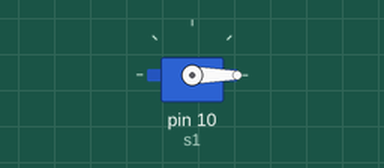
This sketch was run on a simulated Arduino Uno, built with avr-gcc and run on an emulated ATmega328P. Shown: servo.

Above: at 1.05 s.
At 7.0 s:
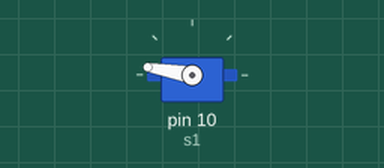
Timing chart, 0 to 8.8 s (numbered marks = the images above):
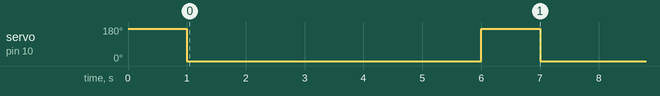

The sketch:

Alimentador_pet.ino
```cpp
#include<Servo.h>

Servo s1;

int tservo = 1000;
int tarduino = 5000; //10800000; // vale 3h;
int aberto = 170;
int fechado = 0;

void setup() {
  // put your setup code here, to run once:
  s1.attach(10);
  s1.write(aberto);
  delay(tservo);
}

void loop() {
  // put your main code here, to run repeatedly:
  s1.write(fechado);
  delay(tarduino);
  s1.write(aberto);
  delay(tservo);

}
```

Measured:
- by itself, servo on pin 10 (s1): alternates 170° for 1.0 s and 0° for 5.0 s
